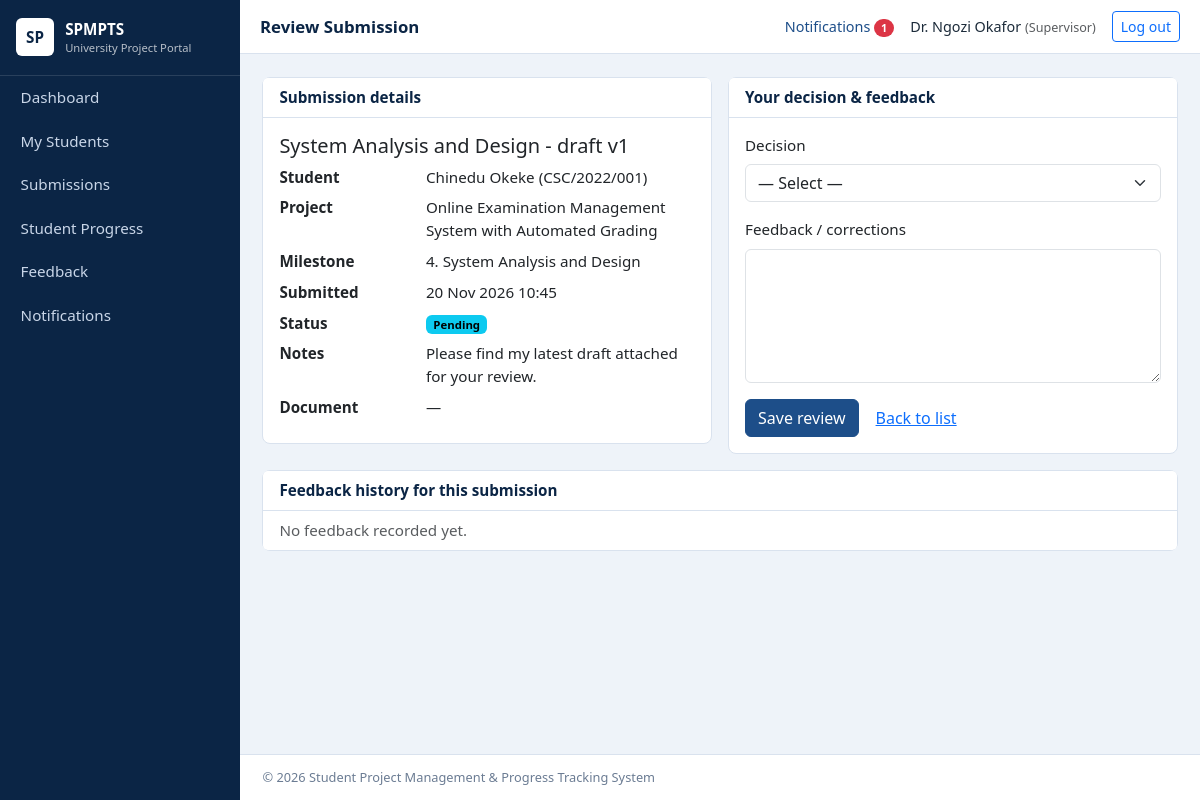
The page /supervisor/review.php?id=4 (signed in) on the database its author committed.
### tables this page shows
CREATE TABLE submissions (
  id INT UNSIGNED AUTO_INCREMENT PRIMARY KEY,
  milestone_id INT UNSIGNED NOT NULL,
  project_id INT UNSIGNED NOT NULL,
  student_id INT UNSIGNED NOT NULL,
  title VARCHAR(200) NOT NULL,
  notes TEXT NULL,
  file_name VARCHAR(255) NULL,
  file_path VARCHAR(255) NULL,
  status ENUM('Pending','Under Review','Approved','Rejected','Revision Required') NOT NULL DEFAULT 'Pending',
  submitted_at TIMESTAMP NOT NULL DEFAULT CURRENT_TIMESTAMP,
  reviewed_at DATETIME NULL,
  CONSTRAINT fk_sub_ms FOREIGN KEY (milestone_id) REFERENCES project_milestones(id) ON DELETE CASCADE,
  CONSTRAINT fk_sub_proj FOREIGN KEY (project_id) REFERENCES projects(id) ON DELETE CASCADE,
  CONSTRAINT fk_sub_stu FOREIGN KEY (student_id) REFERENCES students(id) ON DELETE CASCADE,
  INDEX idx_sub_status (status), INDEX idx_sub_date (submitted_at)
);

CREATE TABLE users (
  id INT UNSIGNED AUTO_INCREMENT PRIMARY KEY,
  full_name VARCHAR(120) NOT NULL,
  email VARCHAR(150) NOT NULL UNIQUE,
  password_hash VARCHAR(255) NOT NULL,
  role ENUM('admin','supervisor','student') NOT NULL,
  status ENUM('active','inactive') NOT NULL DEFAULT 'active',
  last_login DATETIME NULL,
  created_at TIMESTAMP NOT NULL DEFAULT CURRENT_TIMESTAMP,
  INDEX idx_users_role (role), INDEX idx_users_status (status)
);

CREATE TABLE students (
  id INT UNSIGNED AUTO_INCREMENT PRIMARY KEY,
  user_id INT UNSIGNED NOT NULL UNIQUE,
  matric_no VARCHAR(30) NOT NULL UNIQUE,
  department VARCHAR(120) NOT NULL,
  level VARCHAR(5) NOT NULL DEFAULT '400',
  phone VARCHAR(25) NULL,
  supervisor_id INT UNSIGNED NULL,
  created_at TIMESTAMP NOT NULL DEFAULT CURRENT_TIMESTAMP,
  CONSTRAINT fk_stu_user FOREIGN KEY (user_id) REFERENCES users(id) ON DELETE CASCADE,
  CONSTRAINT fk_stu_sup FOREIGN KEY (supervisor_id) REFERENCES supervisors(id) ON DELETE SET NULL
);

CREATE TABLE projects (
  id INT UNSIGNED AUTO_INCREMENT PRIMARY KEY,
  student_id INT UNSIGNED NOT NULL UNIQUE,
  supervisor_id INT UNSIGNED NULL,
  title VARCHAR(255) NOT NULL,
  description TEXT NULL,
  status ENUM('Not Started','In Progress','Completed') NOT NULL DEFAULT 'Not Started',
  progress TINYINT UNSIGNED NOT NULL DEFAULT 0,
  created_at TIMESTAMP NOT NULL DEFAULT CURRENT_TIMESTAMP,
  CONSTRAINT fk_proj_stu FOREIGN KEY (student_id) REFERENCES students(id) ON DELETE CASCADE,
  CONSTRAINT fk_proj_sup FOREIGN KEY (supervisor_id) REFERENCES supervisors(id) ON DELETE SET NULL,
  INDEX idx_proj_sup (supervisor_id), INDEX idx_proj_status (status)
);

CREATE TABLE project_milestones (
  id INT UNSIGNED AUTO_INCREMENT PRIMARY KEY,
  project_id INT UNSIGNED NOT NULL,
  milestone_no TINYINT UNSIGNED NOT NULL,
  title VARCHAR(150) NOT NULL,
  description TEXT NULL,
  start_date DATE NOT NULL,
  due_date DATE NOT NULL,
  status ENUM('Not Started','In Progress','Submitted','Under Review','Approved','Revision Required') NOT NULL DEFAULT 'Not Started',
  completion TINYINT UNSIGNED NOT NULL DEFAULT 0,
  updated_at TIMESTAMP NOT NULL DEFAULT CURRENT_TIMESTAMP ON UPDATE CURRENT_TIMESTAMP,
  CONSTRAINT fk_ms_proj FOREIGN KEY (project_id) REFERENCES projects(id) ON DELETE CASCADE,
  UNIQUE KEY uq_project_ms (project_id, milestone_no),
  INDEX idx_ms_status (status), INDEX idx_ms_due (due_date),
  CONSTRAINT chk_ms_completion CHECK (completion <= 100)
);

### config/db.php (called while the page is built, shortened)
<?php
function db(): PDO {
    static $pdo = null;
    if ($pdo === null) {
        try {
            $pdo = new PDO('mysql:host=' . DB_HOST . ';dbname=' . DB_NAME . ';charset=utf8mb4', DB_USER, DB_PASS, [
                PDO::ATTR_ERRMODE => PDO::ERRMODE_EXCEPTION,
                PDO::ATTR_DEFAULT_FETCH_MODE => PDO::FETCH_ASSOC,
                PDO::ATTR_EMULATE_PREPARES => false,
            ]);
        } catch (PDOException $e) {
            http_response_code(500);
            exit('Database connection failed. Check config/db.php and make sure MySQL is running and database.sql has been imported.');
        }
    }
    return $pdo;
}

### supervisor/review.php (the view, shortened to what this page needs)
<?php
require_once __DIR__ . '/../includes/auth.php';
$sup = supervisor_rec();
$id = (int)($_GET['id'] ?? $_POST['id'] ?? 0);
$q = db()->prepare('SELECT s.*, m.title mtitle, m.milestone_no, m.completion mcomp, m.status mstatus, p.title ptitle, p.id pid, st.matric_no, st.user_id stu_user, u.full_name
  FROM submissions s JOIN projects p ON p.id=s.project_id JOIN project_milestones m ON m.id=s.milestone_id JOIN students st ON st.id=s.student_id JOIN users u ON u.id=st.user_id
  WHERE s.id=? AND p.supervisor_id=?');
$q->execute([$id, $sup['id']]); $sub = $q->fetch();
$fb = db()->prepare('SELECT f.*, u.full_name FROM supervisor_feedback f JOIN supervisors s ON s.id=f.supervisor_id JOIN users u ON u.id=s.user_id WHERE f.submission_id=? ORDER BY f.created_at DESC, f.id DESC'); $fb->execute([$id]); $fb = $fb->fetchAll();
$pageTitle = 'Review Submission'; include __DIR__ . '/../includes/header.php';
foreach ($errors as $er): ?><div class="alert alert-danger py-2"><?= e($er) ?></div><?php endforeach; ?>
<div class="row g-3">
<div class="col-lg-6"><div class="card"><div class="card-header">Submission details</div><div class="card-body">
 <h5><?= e($sub['title']) ?></h5>
 <dl class="row mb-0">
  <dt class="col-sm-4">Student</dt><dd class="col-sm-8"><?= e($sub['full_name']) ?> (<?= e($sub['matric_no']) ?>)</dd>
  <dt class="col-sm-4">Project</dt><dd class="col-sm-8"><?= e($sub['ptitle']) ?></dd>
  <dt class="col-sm-4">Milestone</dt><dd class="col-sm-8"><?= (int)$sub['milestone_no'] ?>. <?= e($sub['mtitle']) ?></dd>
  <dt class="col-sm-4">Submitted</dt><dd class="col-sm-8"><?= e(date('d M Y H:i', strtotime($sub['submitted_at']))) ?></dd>
  <dt class="col-sm-4">Status</dt><dd class="col-sm-8"><?= badge($sub['status']) ?></dd>
  <dt class="col-sm-4">Notes</dt><dd class="col-sm-8"><?= $sub['notes'] ? nl2br(e($sub['notes'])) : '—' ?></dd>
  <dt class="col-sm-4">Document</dt><dd class="col-sm-8"><?php if ($sub['file_path']): ?><a href="<?= e(url('download.php?id=' . (int)$sub['id'])) ?>"><?= e($sub['file_name']) ?></a><?php else: ?>—<?php endif; ?></dd>
 </dl></div></div></div>
<div class="col-lg-6"><div class="card"><div class="card-header">Your decision &amp; feedback</div><div class="card-body">
 <form method="post"><?= csrf_field() ?><input type="hidden" name="id" value="<?= $id ?>">
  <div class="mb-3"><label class="form-label">Decision</label><select name="decision" class="form-select" required>
   <option value="">— Select —</option><option>Under Review</option><option>Approved</option><option>Revision Required</option><option>Rejected</option></select></div>
  <div class="mb-3"><label class="form-label">Feedback / corrections</label><textarea name="comment" rows="5" class="form-control"></textarea></div>
  <button class="btn btn-primary">Save review</button> <a href="<?= e(url('supervisor/submissions.php')) ?>" class="btn btn-link">Back to list</a></form></div></div></div>
</div>
<div class="card mt-3"><div class="card-header">Feedback history for this submission</div><ul class="list-group list-group-flush">
<?php  if (!$fb): ?><li class="list-group-item text-muted">No feedback recorded yet.</li><?php endif; ?></ul></div>
<?php include __DIR__ . '/../includes/footer.php'; ?>

### includes/auth.php (shortened to what this page needs)
<?php
require_once __DIR__ . '/../config/db.php';
function e($v): string { return htmlspecialchars((string)$v, ENT_QUOTES, 'UTF-8'); }
function url(string $p = ''): string { return BASE_URL . '/' . ltrim($p, '/'); }
function badge(string $s): string {
    $map = ['Not Started' => 'secondary', 'In Progress' => 'primary', 'Submitted' => 'info', 'Under Review' => 'warning', 'Approved' => 'success',
            'Revision Required' => 'danger', 'Pending' => 'info', 'Rejected' => 'danger', 'Completed' => 'success', 'active' => 'success', 'inactive' => 'secondary'];
    return '<span class="badge text-bg-' . ($map[$s] ?? 'secondary') . '">' . e($s) . '</span>';
}

### assets/css/style.css (style rules this page uses)
:root { --navy:#0b2545;--blue:#1d4e89;--light:#eef3f9;--line:#d9e2ee }
body { background:var(--light);font-family:"Segoe UI",Roboto,Arial,sans-serif;color:#1c2b3a;font-size:.95rem }
.card { border:1px solid var(--line);border-radius:8px;box-shadow:none }
.card-header { background:#fff;font-weight:600;color:var(--navy);border-bottom:1px solid var(--line) }
.btn-primary { background:var(--blue);border-color:var(--blue) }

### rows shown on the page
submissions: title "System Analysis and Design - draft v1", users.full_name "Chinedu Okeke", student.matric_no "CSC/2022/001", project.title "Online Examination Management System with Automated Grading", milestone.milestone_no "4", milestone.title "System Analysis and Design", submitted_at "20 Nov 2026 10:45", status "Pending", notes "Please find my latest draft attached for your review."

### other values the page prints
$label "Dashboard"
$label "My Students"
$label "Submissions"
$label "Student Progress"
$label "Feedback"
$pageTitle "Review Submission"
$unread "1"
$_SESSION['name'] "Dr. Ngozi Okafor"
$role "Supervisor"
